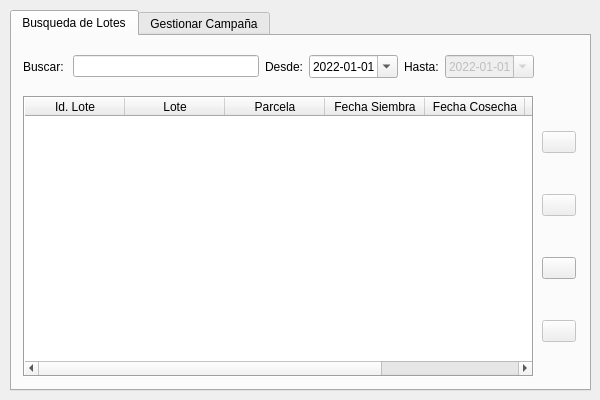
<?xml version="1.0" encoding="UTF-8"?>
<ui version="4.0">
 <class>Dialog</class>
 <widget class="QDialog" name="Dialog">
  <property name="geometry">
   <rect>
    <x>0</x>
    <y>0</y>
    <width>600</width>
    <height>400</height>
   </rect>
  </property>
  <property name="minimumSize">
   <size>
    <width>600</width>
    <height>400</height>
   </size>
  </property>
  <property name="maximumSize">
   <size>
    <width>600</width>
    <height>400</height>
   </size>
  </property>
  <property name="windowTitle">
   <string>Lotes</string>
  </property>
  <widget class="QTabWidget" name="tabWidget">
   <property name="geometry">
    <rect>
     <x>10</x>
     <y>10</y>
     <width>581</width>
     <height>381</height>
    </rect>
   </property>
   <property name="currentIndex">
    <number>0</number>
   </property>
   <widget class="QWidget" name="tab">
    <attribute name="title">
     <string>Busqueda de Lotes</string>
    </attribute>
    <widget class="QWidget" name="gridLayoutWidget_4">
     <property name="geometry">
      <rect>
       <x>11</x>
       <y>60</y>
       <width>511</width>
       <height>281</height>
      </rect>
     </property>
     <layout class="QGridLayout" name="gridLayout_4" rowstretch="0" columnstretch="2">
      <item row="0" column="0">
       <widget class="QTableWidget" name="tableWidget">
        <property name="contextMenuPolicy">
         <enum>Qt::CustomContextMenu</enum>
        </property>
        <property name="frameShape">
         <enum>QFrame::Box</enum>
        </property>
        <property name="frameShadow">
         <enum>QFrame::Sunken</enum>
        </property>
        <property name="sizeAdjustPolicy">
         <enum>QAbstractScrollArea::AdjustToContents</enum>
        </property>
        <property name="editTriggers">
         <set>QAbstractItemView::NoEditTriggers</set>
        </property>
        <property name="dragDropOverwriteMode">
         <bool>false</bool>
        </property>
        <property name="alternatingRowColors">
         <bool>true</bool>
        </property>
        <property name="selectionBehavior">
         <enum>QAbstractItemView::SelectRows</enum>
        </property>
        <property name="showGrid">
         <bool>true</bool>
        </property>
        <property name="sortingEnabled">
         <bool>false</bool>
        </property>
        <property name="cornerButtonEnabled">
         <bool>false</bool>
        </property>
        <column>
         <property name="text">
          <string>Id. Lote</string>
         </property>
        </column>
        <column>
         <property name="text">
          <string>Lote</string>
         </property>
        </column>
        <column>
         <property name="text">
          <string>Parcela</string>
         </property>
        </column>
        <column>
         <property name="text">
          <string>Fecha Siembra</string>
         </property>
        </column>
        <column>
         <property name="text">
          <string>Fecha Cosecha</string>
         </property>
        </column>
        <column>
         <property name="text">
          <string>Cultivo</string>
         </property>
        </column>
        <column>
         <property name="text">
          <string>Geometria</string>
         </property>
        </column>
       </widget>
      </item>
     </layout>
    </widget>
    <widget class="QWidget" name="gridLayoutWidget">
     <property name="geometry">
      <rect>
       <x>11</x>
       <y>10</y>
       <width>511</width>
       <height>41</height>
      </rect>
     </property>
     <layout class="QGridLayout" name="gridLayout" columnstretch="0,0,0,0,0,0">
      <item row="0" column="4">
       <widget class="QLabel" name="label_45">
        <property name="text">
         <string>Hasta:</string>
        </property>
       </widget>
      </item>
      <item row="0" column="2">
       <widget class="QLabel" name="label_44">
        <property name="text">
         <string>Desde:</string>
        </property>
       </widget>
      </item>
      <item row="0" column="5">
       <widget class="QDateEdit" name="untilDate">
        <property name="enabled">
         <bool>false</bool>
        </property>
        <property name="dateTime">
         <datetime>
          <hour>0</hour>
          <minute>0</minute>
          <second>0</second>
          <year>2022</year>
          <month>1</month>
          <day>1</day>
         </datetime>
        </property>
        <property name="displayFormat">
         <string>yyyy-MM-dd</string>
        </property>
        <property name="calendarPopup">
         <bool>true</bool>
        </property>
       </widget>
      </item>
      <item row="0" column="1">
       <widget class="QLineEdit" name="line_buscar">
        <property name="inputMethodHints">
         <set>Qt::ImhUppercaseOnly</set>
        </property>
       </widget>
      </item>
      <item row="0" column="3">
       <widget class="QDateEdit" name="sinceDate">
        <property name="dateTime">
         <datetime>
          <hour>0</hour>
          <minute>0</minute>
          <second>0</second>
          <year>2022</year>
          <month>1</month>
          <day>1</day>
         </datetime>
        </property>
        <property name="displayFormat">
         <string>yyyy-MM-dd</string>
        </property>
        <property name="calendarPopup">
         <bool>true</bool>
        </property>
       </widget>
      </item>
      <item row="0" column="0">
       <widget class="QLabel" name="label">
        <property name="text">
         <string>Buscar: </string>
        </property>
       </widget>
      </item>
     </layout>
    </widget>
    <widget class="QWidget" name="verticalLayoutWidget">
     <property name="geometry">
      <rect>
       <x>530</x>
       <y>60</y>
       <width>34</width>
       <height>281</height>
      </rect>
     </property>
     <layout class="QVBoxLayout" name="verticalLayout">
      <item>
       <widget class="QPushButton" name="btn_add_layer">
        <property name="enabled">
         <bool>false</bool>
        </property>
        <property name="toolTip">
         <string>Añadir Lote al Mapa</string>
        </property>
        <property name="text">
         <string/>
        </property>
        <property name="flat">
         <bool>false</bool>
        </property>
       </widget>
      </item>
      <item>
       <widget class="QPushButton" name="btn_add_layer_2">
        <property name="enabled">
         <bool>false</bool>
        </property>
        <property name="toolTip">
         <string>Añadir Lote al Mapa</string>
        </property>
        <property name="text">
         <string/>
        </property>
        <property name="flat">
         <bool>false</bool>
        </property>
       </widget>
      </item>
      <item>
       <widget class="QPushButton" name="btn_campania">
        <property name="enabled">
         <bool>true</bool>
        </property>
        <property name="toolTip">
         <string>Añadir Lote al Mapa</string>
        </property>
        <property name="text">
         <string/>
        </property>
        <property name="flat">
         <bool>false</bool>
        </property>
       </widget>
      </item>
      <item>
       <widget class="QPushButton" name="btn_reload">
        <property name="enabled">
         <bool>false</bool>
        </property>
        <property name="toolTip">
         <string>Añadir Lote al Mapa</string>
        </property>
        <property name="text">
         <string/>
        </property>
        <property name="flat">
         <bool>false</bool>
        </property>
       </widget>
      </item>
     </layout>
    </widget>
   </widget>
   <widget class="QWidget" name="tab_2">
    <attribute name="title">
     <string>Gestionar Campaña</string>
    </attribute>
    <widget class="QWidget" name="verticalLayoutWidget_3">
     <property name="geometry">
      <rect>
       <x>530</x>
       <y>10</y>
       <width>34</width>
       <height>71</height>
      </rect>
     </property>
     <layout class="QVBoxLayout" name="verticalLayout_3">
      <item>
       <widget class="QPushButton" name="btn_crear_campania">
        <property name="enabled">
         <bool>true</bool>
        </property>
        <property name="text">
         <string/>
        </property>
       </widget>
      </item>
      <item>
       <widget class="QPushButton" name="btn_actualizar">
        <property name="enabled">
         <bool>true</bool>
        </property>
        <property name="text">
         <string/>
        </property>
       </widget>
      </item>
     </layout>
    </widget>
    <widget class="QWidget" name="gridLayoutWidget_3">
     <property name="geometry">
      <rect>
       <x>10</x>
       <y>10</y>
       <width>511</width>
       <height>31</height>
      </rect>
     </property>
     <layout class="QGridLayout" name="gridLayout_3" columnstretch="0,0">
      <property name="sizeConstraint">
       <enum>QLayout::SetDefaultConstraint</enum>
      </property>
      <item row="0" column="1">
       <widget class="QLineEdit" name="line_lote_nombre">
        <property name="clearButtonEnabled">
         <bool>true</bool>
        </property>
       </widget>
      </item>
      <item row="0" column="0">
       <widget class="QLabel" name="label_7">
        <property name="layoutDirection">
         <enum>Qt::LeftToRight</enum>
        </property>
        <property name="text">
         <string>Nombre Lote:</string>
        </property>
        <property name="alignment">
         <set>Qt::AlignRight|Qt::AlignTrailing|Qt::AlignVCenter</set>
        </property>
       </widget>
      </item>
     </layout>
    </widget>
    <widget class="QGroupBox" name="groupBox">
     <property name="geometry">
      <rect>
       <x>10</x>
       <y>210</y>
       <width>551</width>
       <height>141</height>
      </rect>
     </property>
     <property name="title">
      <string>Datos Fertilizacion</string>
     </property>
     <property name="flat">
      <bool>false</bool>
     </property>
     <property name="checkable">
      <bool>true</bool>
     </property>
     <property name="checked">
      <bool>false</bool>
     </property>
     <widget class="QTabWidget" name="tabWidget_3">
      <property name="geometry">
       <rect>
        <x>10</x>
        <y>30</y>
        <width>521</width>
        <height>101</height>
       </rect>
      </property>
      <property name="maximumSize">
       <size>
        <width>521</width>
        <height>101</height>
       </size>
      </property>
      <property name="styleSheet">
       <string notr="true"/>
      </property>
      <property name="tabPosition">
       <enum>QTabWidget::North</enum>
      </property>
      <property name="tabShape">
       <enum>QTabWidget::Rounded</enum>
      </property>
      <property name="currentIndex">
       <number>3</number>
      </property>
      <property name="documentMode">
       <bool>false</bool>
      </property>
      <property name="tabsClosable">
       <bool>false</bool>
      </property>
      <property name="tabBarAutoHide">
       <bool>true</bool>
      </property>
      <widget class="QWidget" name="tab_7">
       <attribute name="title">
        <string>1ra Aplicación</string>
       </attribute>
       <widget class="QWidget" name="gridLayoutWidget_11">
        <property name="geometry">
         <rect>
          <x>10</x>
          <y>10</y>
          <width>491</width>
          <height>61</height>
         </rect>
        </property>
        <layout class="QGridLayout" name="gridLayout_11" columnstretch="0,0,0,0,0,0,0,0">
         <property name="sizeConstraint">
          <enum>QLayout::SetDefaultConstraint</enum>
         </property>
         <item row="1" column="1">
          <widget class="QLineEdit" name="line_calculado_fert_1">
           <property name="text">
            <string>0</string>
           </property>
           <property name="alignment">
            <set>Qt::AlignRight|Qt::AlignTrailing|Qt::AlignVCenter</set>
           </property>
           <property name="placeholderText">
            <string>Calculado</string>
           </property>
          </widget>
         </item>
         <item row="1" column="0">
          <widget class="QLabel" name="label_38">
           <property name="layoutDirection">
            <enum>Qt::LeftToRight</enum>
           </property>
           <property name="text">
            <string>Calculado</string>
           </property>
           <property name="alignment">
            <set>Qt::AlignRight|Qt::AlignTrailing|Qt::AlignVCenter</set>
           </property>
          </widget>
         </item>
         <item row="0" column="4" colspan="2">
          <widget class="QLineEdit" name="line_formula_fert_1">
           <property name="enabled">
            <bool>false</bool>
           </property>
           <property name="inputMask">
            <string/>
           </property>
           <property name="text">
            <string/>
           </property>
           <property name="readOnly">
            <bool>true</bool>
           </property>
           <property name="placeholderText">
            <string>Formula</string>
           </property>
          </widget>
         </item>
         <item row="0" column="0">
          <widget class="QLabel" name="label_37">
           <property name="layoutDirection">
            <enum>Qt::LeftToRight</enum>
           </property>
           <property name="text">
            <string>Fecha:</string>
           </property>
           <property name="alignment">
            <set>Qt::AlignRight|Qt::AlignTrailing|Qt::AlignVCenter</set>
           </property>
          </widget>
         </item>
         <item row="1" column="7">
          <widget class="QLineEdit" name="line_aplicado_fert_1">
           <property name="text">
            <string>0</string>
           </property>
           <property name="alignment">
            <set>Qt::AlignRight|Qt::AlignTrailing|Qt::AlignVCenter</set>
           </property>
           <property name="placeholderText">
            <string>Aplicado</string>
           </property>
          </widget>
         </item>
         <item row="0" column="7">
          <widget class="QLineEdit" name="line_precio_fert_1">
           <property name="toolTip">
            <string/>
           </property>
           <property name="text">
            <string>0</string>
           </property>
           <property name="alignment">
            <set>Qt::AlignRight|Qt::AlignTrailing|Qt::AlignVCenter</set>
           </property>
           <property name="placeholderText">
            <string>Precio</string>
           </property>
          </widget>
         </item>
         <item row="0" column="1">
          <widget class="QDateEdit" name="date_fert_1">
           <property name="dateTime">
            <datetime>
             <hour>0</hour>
             <minute>0</minute>
             <second>0</second>
             <year>2022</year>
             <month>1</month>
             <day>28</day>
            </datetime>
           </property>
           <property name="minimumDate">
            <date>
             <year>1960</year>
             <month>9</month>
             <day>14</day>
            </date>
           </property>
           <property name="currentSection">
            <enum>QDateTimeEdit::DaySection</enum>
           </property>
           <property name="calendarPopup">
            <bool>true</bool>
           </property>
          </widget>
         </item>
         <item row="1" column="4" colspan="2">
          <widget class="QComboBox" name="cmb_ajustar_fert_1">
           <item>
            <property name="text">
             <string>Ajustar...</string>
            </property>
           </item>
           <item>
            <property name="text">
             <string>N</string>
            </property>
           </item>
           <item>
            <property name="text">
             <string>P</string>
            </property>
           </item>
           <item>
            <property name="text">
             <string>K</string>
            </property>
           </item>
           <item>
            <property name="text">
             <string>PK</string>
            </property>
           </item>
          </widget>
         </item>
         <item row="0" column="6">
          <widget class="QLabel" name="label_39">
           <property name="layoutDirection">
            <enum>Qt::LeftToRight</enum>
           </property>
           <property name="text">
            <string>Precio:</string>
           </property>
           <property name="alignment">
            <set>Qt::AlignRight|Qt::AlignTrailing|Qt::AlignVCenter</set>
           </property>
          </widget>
         </item>
         <item row="1" column="6">
          <widget class="QLabel" name="label_40">
           <property name="layoutDirection">
            <enum>Qt::LeftToRight</enum>
           </property>
           <property name="text">
            <string>Aplicado:</string>
           </property>
           <property name="alignment">
            <set>Qt::AlignRight|Qt::AlignTrailing|Qt::AlignVCenter</set>
           </property>
          </widget>
         </item>
        </layout>
       </widget>
      </widget>
      <widget class="QWidget" name="tab_8">
       <attribute name="title">
        <string>2da Aplicación</string>
       </attribute>
       <widget class="QWidget" name="gridLayoutWidget_12">
        <property name="geometry">
         <rect>
          <x>10</x>
          <y>10</y>
          <width>491</width>
          <height>61</height>
         </rect>
        </property>
        <layout class="QGridLayout" name="gridLayout_12" columnstretch="0,0,0,0,0,0,0,0">
         <property name="sizeConstraint">
          <enum>QLayout::SetDefaultConstraint</enum>
         </property>
         <item row="1" column="1">
          <widget class="QLineEdit" name="line_calculado_fert_2">
           <property name="text">
            <string>0</string>
           </property>
           <property name="alignment">
            <set>Qt::AlignRight|Qt::AlignTrailing|Qt::AlignVCenter</set>
           </property>
           <property name="placeholderText">
            <string>Calculado</string>
           </property>
          </widget>
         </item>
         <item row="1" column="0">
          <widget class="QLabel" name="label_41">
           <property name="layoutDirection">
            <enum>Qt::LeftToRight</enum>
           </property>
           <property name="text">
            <string>Calculado</string>
           </property>
           <property name="alignment">
            <set>Qt::AlignRight|Qt::AlignTrailing|Qt::AlignVCenter</set>
           </property>
          </widget>
         </item>
         <item row="0" column="4" colspan="2">
          <widget class="QLineEdit" name="line_formula_fert_2">
           <property name="inputMask">
            <string/>
           </property>
           <property name="text">
            <string/>
           </property>
           <property name="readOnly">
            <bool>true</bool>
           </property>
           <property name="placeholderText">
            <string>Formula</string>
           </property>
          </widget>
         </item>
         <item row="0" column="0">
          <widget class="QLabel" name="label_42">
           <property name="layoutDirection">
            <enum>Qt::LeftToRight</enum>
           </property>
           <property name="text">
            <string>Fecha:</string>
           </property>
           <property name="alignment">
            <set>Qt::AlignRight|Qt::AlignTrailing|Qt::AlignVCenter</set>
           </property>
          </widget>
         </item>
         <item row="1" column="7">
          <widget class="QLineEdit" name="line_aplicado_fert_2">
           <property name="text">
            <string>0</string>
           </property>
           <property name="alignment">
            <set>Qt::AlignRight|Qt::AlignTrailing|Qt::AlignVCenter</set>
           </property>
           <property name="placeholderText">
            <string>Aplicado</string>
           </property>
          </widget>
         </item>
         <item row="0" column="7">
          <widget class="QLineEdit" name="line_precio_fert_2">
           <property name="toolTip">
            <string/>
           </property>
           <property name="text">
            <string>0</string>
           </property>
           <property name="alignment">
            <set>Qt::AlignRight|Qt::AlignTrailing|Qt::AlignVCenter</set>
           </property>
           <property name="placeholderText">
            <string>Precio</string>
           </property>
          </widget>
         </item>
         <item row="0" column="1">
          <widget class="QDateEdit" name="date_fert_2">
           <property name="dateTime">
            <datetime>
             <hour>0</hour>
             <minute>0</minute>
             <second>0</second>
             <year>2022</year>
             <month>1</month>
             <day>28</day>
            </datetime>
           </property>
           <property name="minimumDate">
            <date>
             <year>1960</year>
             <month>9</month>
             <day>14</day>
            </date>
           </property>
           <property name="currentSection">
            <enum>QDateTimeEdit::DaySection</enum>
           </property>
           <property name="calendarPopup">
            <bool>true</bool>
           </property>
          </widget>
         </item>
         <item row="1" column="4" colspan="2">
          <widget class="QComboBox" name="cmb_ajustar_fert_2">
           <item>
            <property name="text">
             <string>Ajustar...</string>
            </property>
           </item>
           <item>
            <property name="text">
             <string>N</string>
            </property>
           </item>
           <item>
            <property name="text">
             <string>P</string>
            </property>
           </item>
           <item>
            <property name="text">
             <string>K</string>
            </property>
           </item>
           <item>
            <property name="text">
             <string>PK</string>
            </property>
           </item>
          </widget>
         </item>
         <item row="0" column="6">
          <widget class="QLabel" name="label_43">
           <property name="layoutDirection">
            <enum>Qt::LeftToRight</enum>
           </property>
           <property name="text">
            <string>Precio:</string>
           </property>
           <property name="alignment">
            <set>Qt::AlignRight|Qt::AlignTrailing|Qt::AlignVCenter</set>
           </property>
          </widget>
         </item>
         <item row="1" column="6">
          <widget class="QLabel" name="label_46">
           <property name="layoutDirection">
            <enum>Qt::LeftToRight</enum>
           </property>
           <property name="text">
            <string>Aplicado:</string>
           </property>
           <property name="alignment">
            <set>Qt::AlignRight|Qt::AlignTrailing|Qt::AlignVCenter</set>
           </property>
          </widget>
         </item>
        </layout>
       </widget>
      </widget>
      <widget class="QWidget" name="tab_9">
       <attribute name="title">
        <string>3ra Aplicación</string>
       </attribute>
       <widget class="QWidget" name="gridLayoutWidget_13">
        <property name="geometry">
         <rect>
          <x>10</x>
          <y>10</y>
          <width>491</width>
          <height>61</height>
         </rect>
        </property>
        <layout class="QGridLayout" name="gridLayout_13" columnstretch="0,0,0,0,0,0,0,0">
         <property name="sizeConstraint">
          <enum>QLayout::SetDefaultConstraint</enum>
         </property>
         <item row="1" column="1">
          <widget class="QLineEdit" name="line_calculado_fert_3">
           <property name="text">
            <string>0</string>
           </property>
           <property name="alignment">
            <set>Qt::AlignRight|Qt::AlignTrailing|Qt::AlignVCenter</set>
           </property>
           <property name="placeholderText">
            <string>Calculado</string>
           </property>
          </widget>
         </item>
         <item row="1" column="0">
          <widget class="QLabel" name="label_47">
           <property name="layoutDirection">
            <enum>Qt::LeftToRight</enum>
           </property>
           <property name="text">
            <string>Calculado</string>
           </property>
           <property name="alignment">
            <set>Qt::AlignRight|Qt::AlignTrailing|Qt::AlignVCenter</set>
           </property>
          </widget>
         </item>
         <item row="0" column="4" colspan="2">
          <widget class="QLineEdit" name="line_formula_fert_3">
           <property name="inputMask">
            <string/>
           </property>
           <property name="text">
            <string/>
           </property>
           <property name="readOnly">
            <bool>true</bool>
           </property>
           <property name="placeholderText">
            <string>Formula</string>
           </property>
          </widget>
         </item>
         <item row="0" column="0">
          <widget class="QLabel" name="label_48">
           <property name="layoutDirection">
            <enum>Qt::LeftToRight</enum>
           </property>
           <property name="text">
            <string>Fecha:</string>
           </property>
           <property name="alignment">
            <set>Qt::AlignRight|Qt::AlignTrailing|Qt::AlignVCenter</set>
           </property>
          </widget>
         </item>
         <item row="1" column="7">
          <widget class="QLineEdit" name="line_aplicado_fert_3">
           <property name="text">
            <string>0</string>
           </property>
           <property name="alignment">
            <set>Qt::AlignRight|Qt::AlignTrailing|Qt::AlignVCenter</set>
           </property>
           <property name="placeholderText">
            <string>Aplicado</string>
           </property>
          </widget>
         </item>
         <item row="0" column="7">
          <widget class="QLineEdit" name="line_precio_fert_3">
           <property name="toolTip">
            <string/>
           </property>
           <property name="text">
            <string>0</string>
           </property>
           <property name="alignment">
            <set>Qt::AlignRight|Qt::AlignTrailing|Qt::AlignVCenter</set>
           </property>
           <property name="placeholderText">
            <string>Precio</string>
           </property>
          </widget>
         </item>
         <item row="0" column="1">
          <widget class="QDateEdit" name="date_fert_3">
           <property name="dateTime">
            <datetime>
             <hour>0</hour>
             <minute>0</minute>
             <second>0</second>
             <year>2022</year>
             <month>1</month>
             <day>28</day>
            </datetime>
           </property>
           <property name="minimumDate">
            <date>
             <year>1960</year>
             <month>9</month>
             <day>14</day>
            </date>
           </property>
           <property name="currentSection">
            <enum>QDateTimeEdit::DaySection</enum>
           </property>
           <property name="calendarPopup">
            <bool>true</bool>
           </property>
          </widget>
         </item>
         <item row="1" column="4" colspan="2">
          <widget class="QComboBox" name="cmb_ajustar_fert_3">
           <item>
            <property name="text">
             <string>Ajustar...</string>
            </property>
           </item>
           <item>
            <property name="text">
             <string>N</string>
            </property>
           </item>
           <item>
            <property name="text">
             <string>P</string>
            </property>
           </item>
           <item>
            <property name="text">
             <string>K</string>
            </property>
           </item>
           <item>
            <property name="text">
             <string>PK</string>
            </property>
           </item>
          </widget>
         </item>
         <item row="0" column="6">
          <widget class="QLabel" name="label_49">
           <property name="layoutDirection">
            <enum>Qt::LeftToRight</enum>
           </property>
           <property name="text">
            <string>Precio:</string>
           </property>
           <property name="alignment">
            <set>Qt::AlignRight|Qt::AlignTrailing|Qt::AlignVCenter</set>
           </property>
          </widget>
         </item>
         <item row="1" column="6">
          <widget class="QLabel" name="label_50">
           <property name="layoutDirection">
            <enum>Qt::LeftToRight</enum>
           </property>
           <property name="text">
            <string>Aplicado:</string>
           </property>
           <property name="alignment">
            <set>Qt::AlignRight|Qt::AlignTrailing|Qt::AlignVCenter</set>
           </property>
          </widget>
         </item>
        </layout>
       </widget>
      </widget>
      <widget class="QWidget" name="tab_10">
       <attribute name="title">
        <string>4ta Aplicación</string>
       </attribute>
       <widget class="QWidget" name="gridLayoutWidget_14">
        <property name="geometry">
         <rect>
          <x>10</x>
          <y>10</y>
          <width>491</width>
          <height>61</height>
         </rect>
        </property>
        <layout class="QGridLayout" name="gridLayout_14" columnstretch="0,0,0,0,0,0,0,0">
         <property name="sizeConstraint">
          <enum>QLayout::SetDefaultConstraint</enum>
         </property>
         <item row="1" column="1">
          <widget class="QLineEdit" name="line_calculado_fert_4">
           <property name="text">
            <string>0</string>
           </property>
           <property name="alignment">
            <set>Qt::AlignRight|Qt::AlignTrailing|Qt::AlignVCenter</set>
           </property>
           <property name="placeholderText">
            <string>Calculado</string>
           </property>
          </widget>
         </item>
         <item row="1" column="0">
          <widget class="QLabel" name="label_51">
           <property name="layoutDirection">
            <enum>Qt::LeftToRight</enum>
           </property>
           <property name="text">
            <string>Calculado</string>
           </property>
           <property name="alignment">
            <set>Qt::AlignRight|Qt::AlignTrailing|Qt::AlignVCenter</set>
           </property>
          </widget>
         </item>
         <item row="0" column="4" colspan="2">
          <widget class="QLineEdit" name="line_formula_fert_4">
           <property name="inputMask">
            <string/>
           </property>
           <property name="text">
            <string/>
           </property>
           <property name="readOnly">
            <bool>true</bool>
           </property>
           <property name="placeholderText">
            <string>Formula</string>
           </property>
          </widget>
         </item>
         <item row="0" column="0">
          <widget class="QLabel" name="label_52">
           <property name="layoutDirection">
            <enum>Qt::LeftToRight</enum>
           </property>
           <property name="text">
            <string>Fecha:</string>
           </property>
           <property name="alignment">
            <set>Qt::AlignRight|Qt::AlignTrailing|Qt::AlignVCenter</set>
           </property>
          </widget>
         </item>
         <item row="1" column="7">
          <widget class="QLineEdit" name="line_aplicado_fert_4">
           <property name="text">
            <string>0</string>
           </property>
           <property name="alignment">
            <set>Qt::AlignRight|Qt::AlignTrailing|Qt::AlignVCenter</set>
           </property>
           <property name="placeholderText">
            <string>Aplicado</string>
           </property>
          </widget>
         </item>
         <item row="0" column="7">
          <widget class="QLineEdit" name="line_precio_fert_4">
           <property name="toolTip">
            <string/>
           </property>
           <property name="text">
            <string>0</string>
           </property>
           <property name="alignment">
            <set>Qt::AlignRight|Qt::AlignTrailing|Qt::AlignVCenter</set>
           </property>
           <property name="placeholderText">
            <string>Precio</string>
           </property>
          </widget>
         </item>
         <item row="0" column="1">
          <widget class="QDateEdit" name="date_fert_4">
           <property name="dateTime">
            <datetime>
             <hour>0</hour>
             <minute>0</minute>
             <second>0</second>
             <year>2022</year>
             <month>1</month>
             <day>28</day>
            </datetime>
           </property>
           <property name="minimumDate">
            <date>
             <year>1960</year>
             <month>9</month>
             <day>14</day>
            </date>
           </property>
           <property name="currentSection">
            <enum>QDateTimeEdit::DaySection</enum>
           </property>
           <property name="calendarPopup">
            <bool>true</bool>
           </property>
          </widget>
         </item>
         <item row="1" column="4" colspan="2">
          <widget class="QComboBox" name="cmb_ajustar_fert_4">
           <item>
            <property name="text">
             <string>Ajustar...</string>
            </property>
           </item>
           <item>
            <property name="text">
             <string>N</string>
            </property>
           </item>
           <item>
            <property name="text">
             <string>P</string>
            </property>
           </item>
           <item>
            <property name="text">
             <string>K</string>
            </property>
           </item>
           <item>
            <property name="text">
             <string>PK</string>
            </property>
           </item>
          </widget>
         </item>
         <item row="0" column="6">
          <widget class="QLabel" name="label_53">
           <property name="layoutDirection">
            <enum>Qt::LeftToRight</enum>
           </property>
           <property name="text">
            <string>Precio:</string>
           </property>
           <property name="alignment">
            <set>Qt::AlignRight|Qt::AlignTrailing|Qt::AlignVCenter</set>
           </property>
          </widget>
         </item>
         <item row="1" column="6">
          <widget class="QLabel" name="label_54">
           <property name="layoutDirection">
            <enum>Qt::LeftToRight</enum>
           </property>
           <property name="text">
            <string>Aplicado:</string>
           </property>
           <property name="alignment">
            <set>Qt::AlignRight|Qt::AlignTrailing|Qt::AlignVCenter</set>
           </property>
          </widget>
         </item>
        </layout>
       </widget>
      </widget>
     </widget>
    </widget>
    <widget class="QWidget" name="horizontalLayoutWidget">
     <property name="geometry">
      <rect>
       <x>10</x>
       <y>150</y>
       <width>551</width>
       <height>31</height>
      </rect>
     </property>
     <layout class="QHBoxLayout" name="horizontalLayout">
      <item>
       <widget class="QCheckBox" name="check_dateSiembra">
        <property name="text">
         <string>Fecha Siembra</string>
        </property>
       </widget>
      </item>
      <item>
       <widget class="QDateEdit" name="lote_dateSiembra">
        <property name="enabled">
         <bool>false</bool>
        </property>
        <property name="dateTime">
         <datetime>
          <hour>0</hour>
          <minute>0</minute>
          <second>0</second>
          <year>2022</year>
          <month>1</month>
          <day>1</day>
         </datetime>
        </property>
        <property name="minimumDate">
         <date>
          <year>1960</year>
          <month>9</month>
          <day>14</day>
         </date>
        </property>
        <property name="currentSection">
         <enum>QDateTimeEdit::DaySection</enum>
        </property>
        <property name="calendarPopup">
         <bool>true</bool>
        </property>
       </widget>
      </item>
      <item>
       <widget class="QCheckBox" name="check_dateCosecha">
        <property name="text">
         <string>Fecha Cosecha</string>
        </property>
       </widget>
      </item>
      <item>
       <widget class="QDateEdit" name="lote_dateCosecha">
        <property name="enabled">
         <bool>false</bool>
        </property>
        <property name="dateTime">
         <datetime>
          <hour>0</hour>
          <minute>0</minute>
          <second>0</second>
          <year>2022</year>
          <month>1</month>
          <day>1</day>
         </datetime>
        </property>
        <property name="minimumDate">
         <date>
          <year>1960</year>
          <month>9</month>
          <day>14</day>
         </date>
        </property>
        <property name="currentSection">
         <enum>QDateTimeEdit::DaySection</enum>
        </property>
        <property name="calendarPopup">
         <bool>true</bool>
        </property>
       </widget>
      </item>
     </layout>
    </widget>
    <widget class="QWidget" name="gridLayoutWidget_2">
     <property name="geometry">
      <rect>
       <x>10</x>
       <y>50</y>
       <width>511</width>
       <height>81</height>
      </rect>
     </property>
     <layout class="QGridLayout" name="gridLayout_5">
      <item row="0" column="0">
       <widget class="QLabel" name="label_4">
        <property name="text">
         <string>Explotacion: </string>
        </property>
        <property name="alignment">
         <set>Qt::AlignRight|Qt::AlignTrailing|Qt::AlignVCenter</set>
        </property>
       </widget>
      </item>
      <item row="1" column="0">
       <widget class="QLabel" name="label_5">
        <property name="minimumSize">
         <size>
          <width>50</width>
          <height>0</height>
         </size>
        </property>
        <property name="maximumSize">
         <size>
          <width>100</width>
          <height>16777215</height>
         </size>
        </property>
        <property name="text">
         <string>Cultivo:</string>
        </property>
        <property name="alignment">
         <set>Qt::AlignRight|Qt::AlignTrailing|Qt::AlignVCenter</set>
        </property>
       </widget>
      </item>
      <item row="0" column="5">
       <widget class="QPushButton" name="btn_expDialog">
        <property name="maximumSize">
         <size>
          <width>30</width>
          <height>16777215</height>
         </size>
        </property>
        <property name="toolTip">
         <string>Buscar Explotacion</string>
        </property>
        <property name="text">
         <string/>
        </property>
       </widget>
      </item>
      <item row="1" column="5">
       <widget class="QPushButton" name="btn_cultivoDialog">
        <property name="maximumSize">
         <size>
          <width>30</width>
          <height>16777215</height>
         </size>
        </property>
        <property name="toolTip">
         <string>Buscar Cultivo</string>
        </property>
        <property name="text">
         <string/>
        </property>
       </widget>
      </item>
      <item row="2" column="5">
       <widget class="QComboBox" name="cmb_moneda">
        <property name="maximumSize">
         <size>
          <width>70</width>
          <height>16777215</height>
         </size>
        </property>
        <item>
         <property name="text">
          <string>Moneda...</string>
         </property>
        </item>
        <item>
         <property name="text">
          <string>€</string>
         </property>
        </item>
        <item>
         <property name="text">
          <string>$</string>
         </property>
        </item>
       </widget>
      </item>
      <item row="2" column="4">
       <widget class="QComboBox" name="cmb_regimen">
        <property name="minimumSize">
         <size>
          <width>70</width>
          <height>0</height>
         </size>
        </property>
        <property name="maximumSize">
         <size>
          <width>70</width>
          <height>16777215</height>
         </size>
        </property>
        <item>
         <property name="text">
          <string>Regimen....</string>
         </property>
        </item>
        <item>
         <property name="text">
          <string>Secano</string>
         </property>
        </item>
        <item>
         <property name="text">
          <string>Semi-regadío</string>
         </property>
        </item>
        <item>
         <property name="text">
          <string>Regadío</string>
         </property>
        </item>
       </widget>
      </item>
      <item row="2" column="0" colspan="4">
       <widget class="QLineEdit" name="ln_produccion">
        <property name="maximumSize">
         <size>
          <width>16777215</width>
          <height>16777215</height>
         </size>
        </property>
        <property name="placeholderText">
         <string>Produccion Esperada</string>
        </property>
       </widget>
      </item>
      <item row="0" column="1" colspan="4">
       <widget class="QLabel" name="label_2">
        <property name="font">
         <font>
          <pointsize>7</pointsize>
          <weight>75</weight>
          <bold>true</bold>
         </font>
        </property>
        <property name="text">
         <string/>
        </property>
        <property name="alignment">
         <set>Qt::AlignLeading|Qt::AlignLeft|Qt::AlignVCenter</set>
        </property>
       </widget>
      </item>
      <item row="1" column="1" colspan="4">
       <widget class="QLabel" name="label_3">
        <property name="font">
         <font>
          <pointsize>7</pointsize>
          <weight>75</weight>
          <bold>true</bold>
         </font>
        </property>
        <property name="text">
         <string/>
        </property>
        <property name="alignment">
         <set>Qt::AlignLeading|Qt::AlignLeft|Qt::AlignVCenter</set>
        </property>
       </widget>
      </item>
     </layout>
    </widget>
   </widget>
  </widget>
 </widget>
 <resources/>
 <connections/>
</ui>
